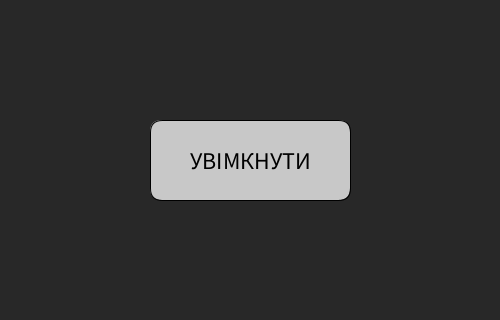
Frame 1 (no input)
Frame 60 (the mouse pressed at the canvas centre just before this capture): identical to frame 1, image omitted
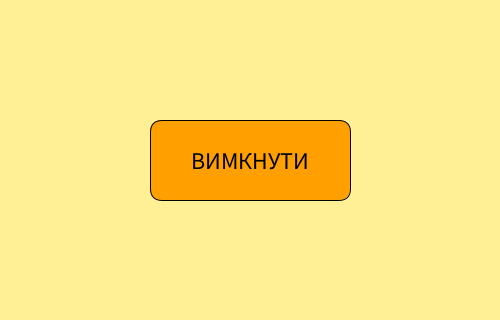
Frame 120 (the mouse held since frame 60 and released just before this capture)

The Processing sketch that drew these frames (run headless with seeded random() and noise(); from frame 60 on, the mouse is pressed at the canvas centre):

// Processing sketch: L07_Knopka
// ── L07_Knopka.pde
// Урок 7. Кнопка-перемикач і підсвічування при наведенні

int bx = 150, by = 120, bw = 200, bh = 80;
boolean isOn = false;

void setup() {
  size(500, 320);
  textAlign(CENTER, CENTER);
  textSize(24);
}

void draw() {
  if (isOn) background(255, 240, 150);
  else      background(40);

  boolean over = mouseX > bx && mouseX < bx + bw && mouseY > by && mouseY < by + bh;

  if (over) fill(255, 160, 0);   // наведення
  else      fill(200);
  stroke(0);
  rect(bx, by, bw, bh, 12);

  fill(0);
  if (isOn) text("ВИМКНУТИ", bx + bw/2, by + bh/2);
  else      text("УВІМКНУТИ", bx + bw/2, by + bh/2);
}

void mousePressed() {
  if (mouseX > bx && mouseX < bx + bw && mouseY > by && mouseY < by + bh) {
    isOn = !isOn;
  }
}
